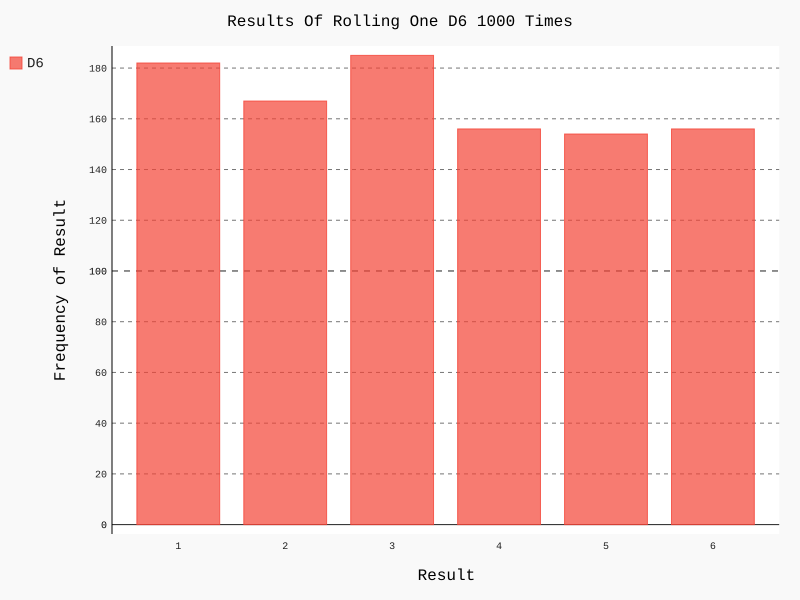

Reproduce this figure in Python.
import pygal

from die import Die

#Create a D6 - 6 sided die
die = Die()

#Make some rolls, and store results in a list
results = []
for roll_num in range(1000):
	result = die.roll()
	results.append(result)

#Make a set of all unique values in the results list
unique_values = set(results)

#Print max, min, and all unique values to test class is working
print("Max value in results: " + str(max(results)))
print("Min value in results: " + str(min(results)))
print("Unique values:\t" + str(unique_values))

#Analyze the results
frequencies = []
for value in range(1, die.num_sides + 1):
	frequency = results.count(value)
	frequencies.append(frequency)
print(frequencies)


#Generating a bar graph using pygal
hist = pygal.Bar()
hist.title = "Results of rolling one D6 1000 times".title()
hist.x_labels = [str(x) for x in range(1, 7)]
hist.x_title = "Result"
hist.y_title = "Frequency of Result"

#Adding data to bar graph and saving to file
hist.add('D6', frequencies)
hist.render_to_file('die_visual.svg')
